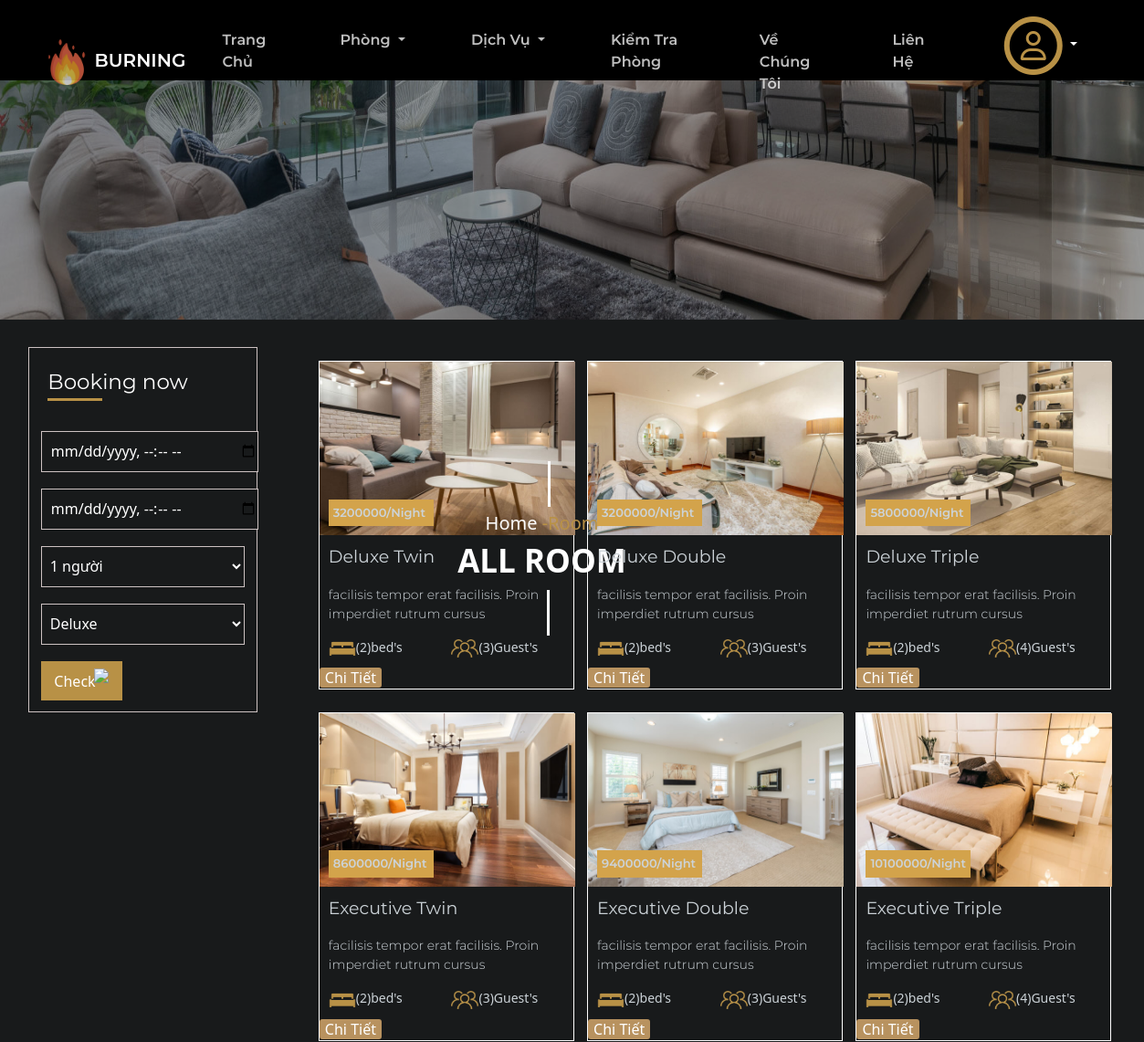
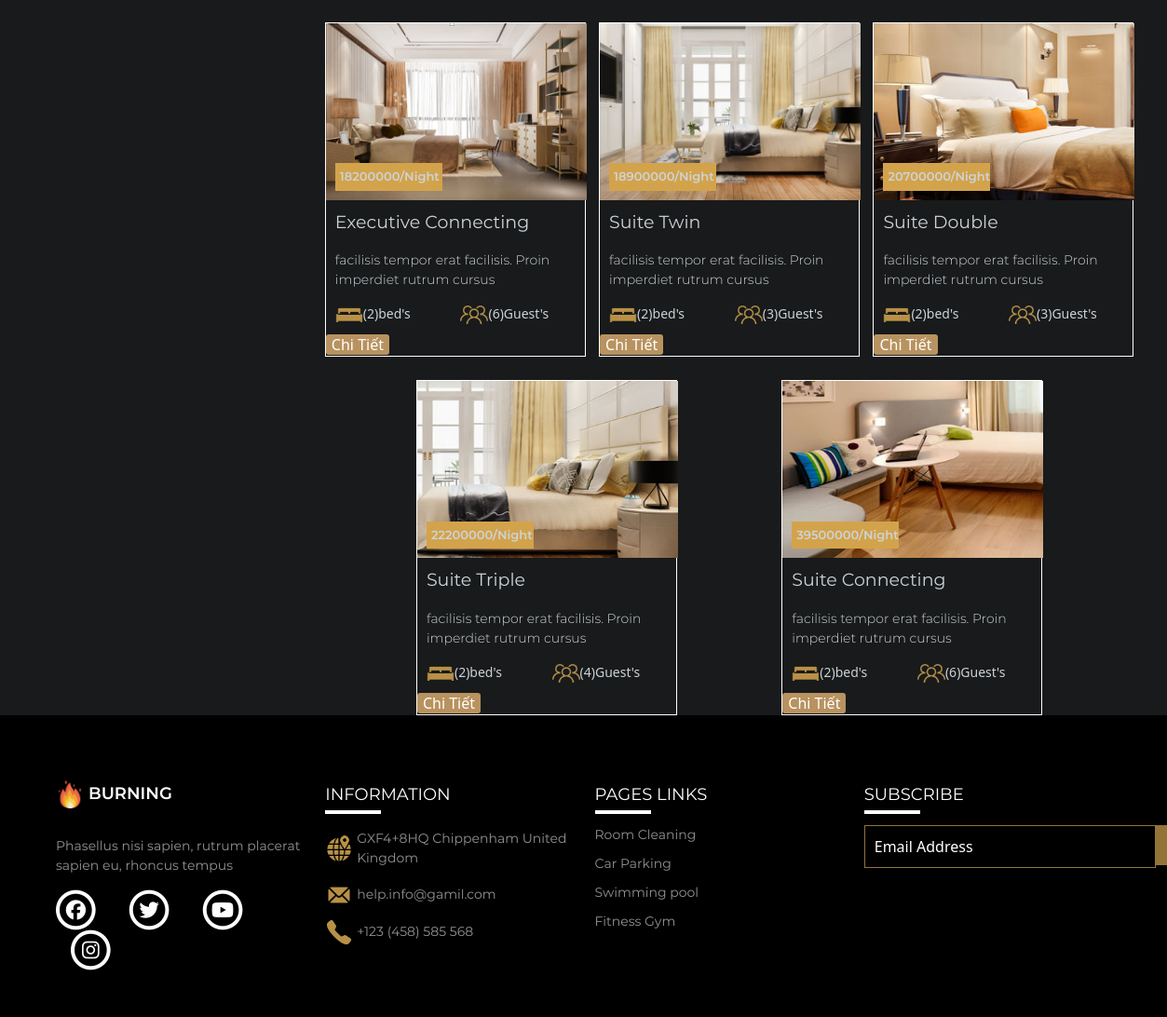
The page /logged/allroom.php on the database as committed earlier (2 pictures, top to bottom).
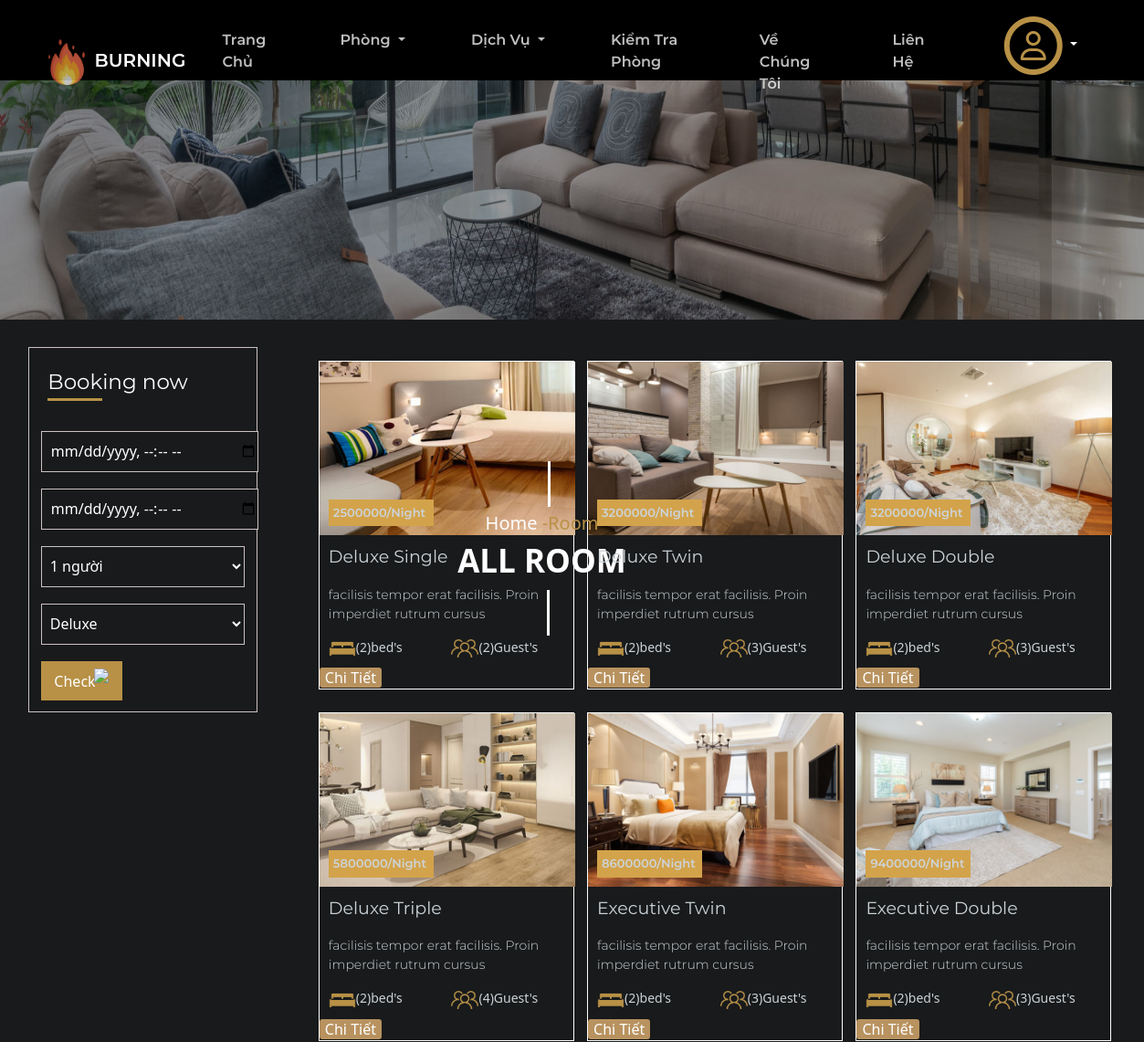
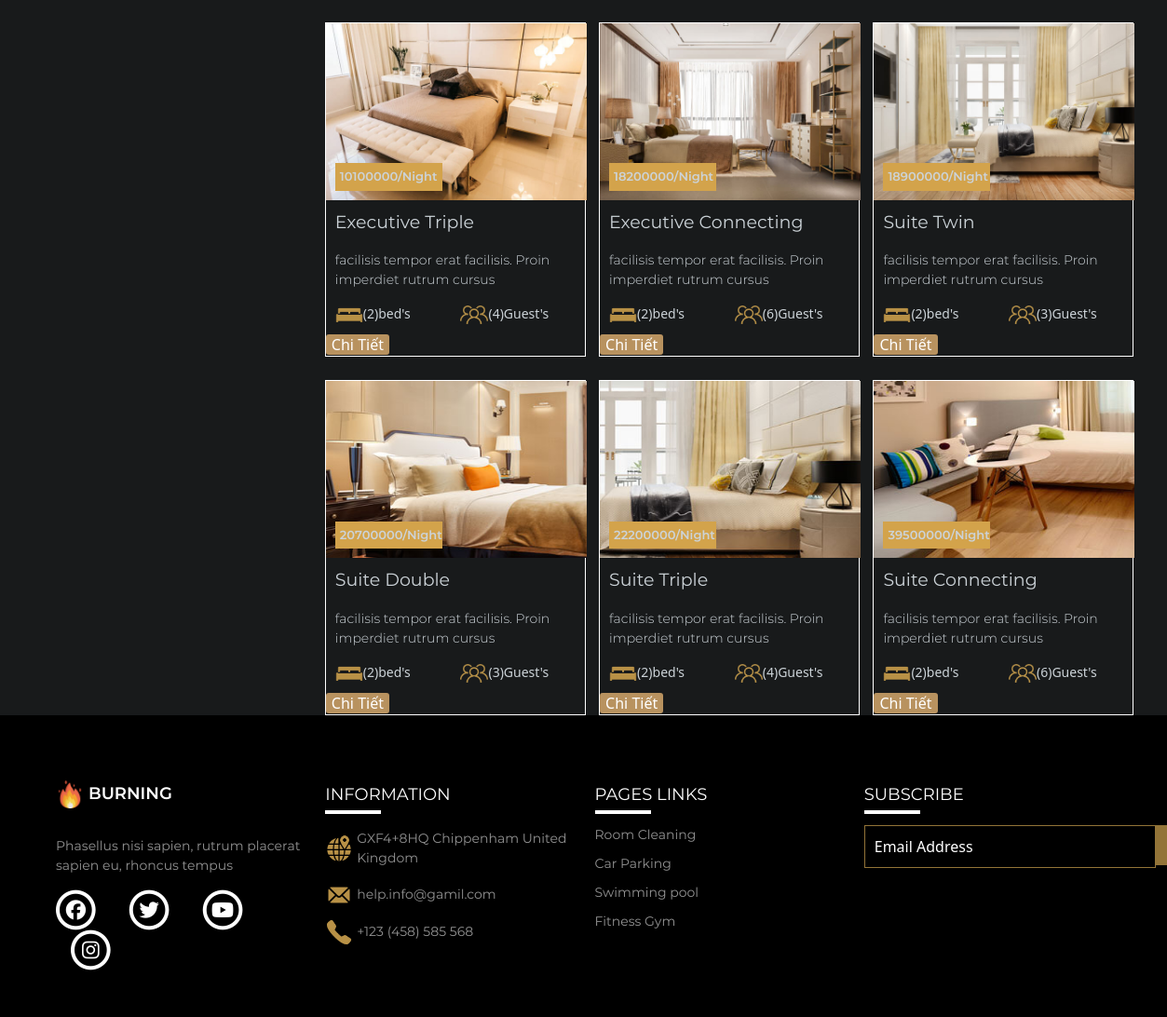
The same page on the database as committed later (2 pictures, top to bottom).
### tables this page shows
CREATE TABLE `phong` (
  `MaPhong` int(10) NOT NULL,
  `LoaiPhong` varchar(20) NOT NULL,
  `KieuPhong` varchar(50) NOT NULL,
  `SLMax` int(10) NOT NULL,
  `LoaiGiuong` varchar(50) NOT NULL,
  `GiaPhong` varchar(10) NOT NULL,
  `IMG` varchar(50) NOT NULL,
  `DienTich` varchar(50) NOT NULL,
  `TamNhin` varchar(50) NOT NULL,
  `MoTa` varchar(500) NOT NULL,
  `TrangThai` varchar(20) NOT NULL
);

### logged/allroom.php (the view, shortened to what the rows shown need)
<!DOCTYPE html>
<html lang="en">
<head>
    <link rel="stylesheet" href="../css/style.css">
    <link rel="stylesheet" href="../css/allroom.css?v=<?php echo time(); ?>" type='text/css'>
    <link rel="stylesheet" href="https://cdnjs.cloudflare.com/ajax/libs/font-awesome/4.7.0/css/font-awesome.min.css">
    <link rel="stylesheet" href="../common/bootstrap-5.2.2-dist/css/bootstrap.min.css">
    <link rel="stylesheet" href="https://cdn.jsdelivr.net/npm/flatpickr/dist/flatpickr.min.css">
</head>
<body>
    <?php
        include('header.php');
        include('../config.php')
    ?>
    <div class="main">
                        <?php
                            $sql = "SELECT DISTINCT LoaiPhong FROM phong";
                            ?>
        <?php
        if (isset($_POST['submit'])) {
            $sql = "SELECT * FROM phong WHERE SLMax >='" . $nguoi . "' AND  LoaiPhong='". $phong."' AND TrangThai='Trống' " ;
        }
        else {
            $sql = "SELECT * From phong where  TrangThai = 'Trống' ";
        }
            $result = mysqli_query($con, $sql);
            $phongs = array();
            if (mysqli_num_rows($result) > 0) {
                while ($row = mysqli_fetch_array($result)) {
                    $phongs[] = array(
                        'KieuPhong' => $row['KieuPhong'], 'SLMax' => $row['SLMax'], "IMG" => $row['IMG'],
                        'GiaPhong' => $row['GiaPhong'],'MaPhong'=>$row['MaPhong']
                    );
                }
            }
        ?>
           <div class="main_room">
           <div class="main_room1">
                    <?php foreach ($phongs as $key => $value) { ?>
                        <div class="main_room1_1">
                        <div class="main_anh"><img src="<?php echo $value['IMG'] ?>" alt="" ></div>
                        <div class="main_nd">
                            <p><?php echo $value['GiaPhong']?>/Night</p>
                            <p><?php echo $value['KieuPhong'] ?></p>
                            <p>facilisis tempor erat facilisis. Proin<br>imperdiet rutrum cursus</p>
                            <div class="icon">
                                <span class="icon_giuong"><img  src="../img/icon_Room.png" width="30px" height="20px" >(2)bed's </span>
                                <span class="icon_nguoi" ><img  src="../img/icon_3p.png" alt="" width="30px" height="20px">(<?php echo $value['SLMax'] ?>)Guest's</span>
                            </div>
                        </div>
                        <div class=chitiet> <a onclick="return kiemtrangay()" href="roomdetail.php?MaPhong=<?php echo $value['MaPhong']; ?>">Chi Tiết</a></div>
                    </div>
                    <?php
                    }
                    ?>
                </div>
            </div>
    </div>
    <?php
     include('footer.php');
    ?>
</body>
</html>

Rows that differ between the two databases and show on the page:
added phong: IMG (picture), GiaPhong "2500000", KieuPhong "Deluxe Single", SLMax "2"
